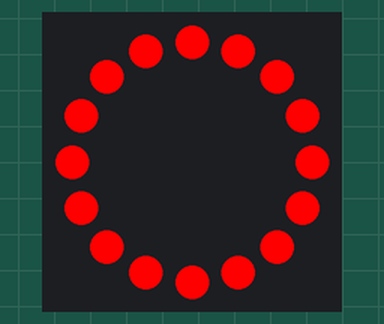
Recording of a sketch running on a simulated ATtiny85, built with avr-gcc and run on an emulated ATtiny85. On the bench: 16 RGB LEDs in a ring, first at the top, clockwise.

Above: at 0.95 s.
At 18.1 s:
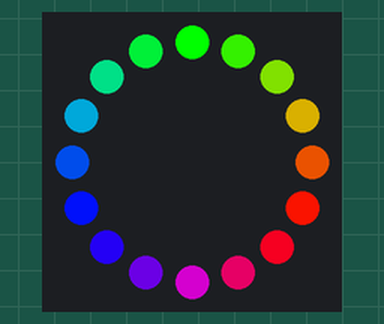
At 35.9 s:
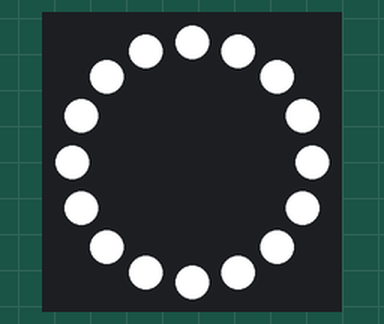

The sketch:

_2014_01_02__NeoPixel_Ring_Basic_Functions.ino
```cpp
// Requires 16 pixel NeoPixel Ring
#include <Adafruit_NeoPixel.h>
#include <avr/power.h> // Comment out this line for non-AVR boards (Arduino Due, etc.)

#define PIN 4

// Parameter 1 = number of pixels in strip
// Parameter 2 = pin number (most are valid)
// Parameter 3 = pixel type flags, add together as needed:
//   NEO_KHZ800  800 KHz bitstream (most NeoPixel products w/WS2812 LEDs)
//   NEO_KHZ400  400 KHz (classic 'v1' (not v2) FLORA pixels, WS2811 drivers)
//   NEO_GRB     Pixels are wired for GRB bitstream (most NeoPixel products)
//   NEO_RGB     Pixels are wired for RGB bitstream (v1 FLORA pixels, not v2)
Adafruit_NeoPixel strip = Adafruit_NeoPixel(16, PIN, NEO_GRB + NEO_KHZ800);

byte brightness=4;
uint32_t black=strip.Color(0, 0, 0);
uint32_t white=strip.Color(255, 255, 255);
uint32_t red=strip.Color(255, 0, 0);
uint32_t green=strip.Color(0, 255, 0);
uint32_t blue=strip.Color(0, 0, 255);
uint32_t yellow=strip.Color(255, 255, 0);
uint32_t pink=strip.Color(255,0,255);
uint32_t teal=strip.Color(0,255,255);

//uint32_t stripColors[16]={blue,blue,blue,blue,red,green,green,red,blue,blue,blue,blue,red,green,green,red};; //kludge, couldn't ever get strip.getPixelColor() to work nicely with different brightnesses
uint32_t stripColors[16]={blue,blue,black,black,black,black,black,black,red,black,black,black,black,black,black,blue}; //kludge, couldn't ever get strip.getPixelColor() to work nicely with different brightnesses
uint32_t ring1[16]={blue,red,green,pink,blue,red,green,pink,blue,red,green,pink,blue,red,green,pink};
uint32_t ring2[16]={red,green,pink,blue,red,green,pink,blue,red,green,pink,blue,red,green,pink,blue};
uint32_t ring3[16]={green,pink,blue,red,green,pink,blue,red,green,pink,blue,red,green,pink,blue,red};
uint32_t ring4[16]={pink,blue,red,green,pink,blue,red,green,pink,blue,red,green,pink,blue,red,green};
uint32_t ringBlack[16]={black,black,black,black,black,black,black,black,black,black,black,black,black,black,black};
uint32_t ringWhite[16]={white,white,white,white,white,white,white,white,white,white,white,white,white,white,white,white,};

unsigned long now=millis();
unsigned long lastUpdate=millis();
byte color=0;
boolean direction=0;

void setup() {
  #if defined (__AVR_ATtiny85__)
    if (F_CPU == 16000000) clock_prescale_set(clock_div_1);
  #endif


  strip.begin();
  //strip.setBrightness(brightness);
  strip.show(); // Initialize all pixels to 'off'
  //Serial.begin(9600);
}

void loop(){
  colorWipe(strip.Color(255, 0, 0), 50);

  fadeRingtoColor(ringBlack,20);
  delay(1000);
  fadeRingtoColor(ringWhite,20);
  delay(1000);
  rainbowStrip();
  delay(1000);
}

void colorWipe(uint32_t c, uint8_t wait) {
  for(uint16_t i=0; i<strip.numPixels(); i++) {
      strip.setPixelColor(i, c);
      strip.show();
      delay(wait);
  }
}

void tickTock(){
  now=millis();
  if(now > lastUpdate+1000){
      rotateClockwise(16,30);
      lastUpdate=now;
  }
  //Serial.println(now);
  //Serial.println(lastUpdate);
}

void fadeRingtoColor(uint32_t newRing[16],int waitTime){
  unsigned short colorDiff=1;
  while(colorDiff > 0){
    for(byte i=0;i<16;i++){
      byte increment=1;
      byte endRed=newRing[i] >> 16;
      byte endGreen=newRing[i] >> 8;
      byte endBlue=newRing[i];
      byte curRed=getBaseColor(i,0);
      byte curGreen=getBaseColor(i,1);
      byte curBlue=getBaseColor(i,2);
      if(curRed < endRed){
        curRed=curRed+int(abs(curRed-endRed)/2+1);
        //curRed++;
        colorDiff=1;
      }
      else if(curRed > endRed){
        curRed=curRed-int(abs(curRed-endRed)/2+1);
        //curRed--;
        colorDiff=1;
      }
      else{
        colorDiff=0;
      }
      if(curGreen < endGreen){
        curGreen=curGreen+int(abs(curGreen-endGreen)/2+1);
        //curGreen++;
        colorDiff=1;
      }
      else if(curGreen > endGreen){
        curGreen=curGreen-int(abs(curGreen-endGreen)/2+1);
        //curGreen--;
        colorDiff=1;
      }
      if(curBlue < endBlue){
        curBlue=curBlue+int(abs(curBlue-endBlue)/2+1);
        //curBlue++;
        colorDiff=1;
      }
      else if(curBlue > endBlue){
        curBlue=curBlue-int(abs(curBlue-endBlue)/2+1);
        //curBlue--;
        colorDiff=1;
      }
      stripColors[i]=strip.Color(curRed,curGreen,curBlue);
      updateStrip();
    }
    delay(waitTime);
  }
}

void fadePixeltoColor(byte pixel, uint32_t c,int waitTime){
  unsigned short colorDiff=1;
  byte endRed=c >> 16;
  byte endGreen=c >> 8;
  byte endBlue=c;
  while(colorDiff > 0){
    byte curRed=getBaseColor(pixel,0);
    byte curGreen=getBaseColor(pixel,1);
    byte curBlue=getBaseColor(pixel,2);
    if(curRed < endRed){
      curRed++;
      colorDiff=1;
    }
    else if(curRed > endRed){
      curRed--;
      colorDiff=1;
    }
    else{
      colorDiff=0;
    }
    if(curGreen < endGreen){
      curGreen++;
      colorDiff=1;
    }
    else if(curGreen > endGreen){
      curGreen--;
      colorDiff=1;
    }
    if(curBlue < endBlue){
      curBlue++;
      colorDiff=1;
    }
    else if(curBlue > endBlue){
      curBlue--;
      colorDiff=1;
    }
    stripColors[pixel]=strip.Color(curRed,curGreen,curBlue);
    updateStrip();
    delay(waitTime);
  }
}

void printColors(){
  //byte red=stripColors[8] >> 16;
  //byte green=stripColors[8] >> 8;
  //byte blue=stripColors[8];
  //Serial.print("R: ");
  //Serial.print(getBaseColor(8,0));
  //Serial.print("G: ");
  //Serial.print(getBaseColor(8,1));
  //Serial.print("B: ");
  //Serial.println(getBaseColor(8,2));
}

byte getBaseColor(byte pixel, byte color){
  //color:
  // 0 - RED
  // 1 - BLUE
  // 2 - GREEN
// for (i=0;i<strip.numPixels();i++) {
//      R[i]=(strip.getPixelColor(i) >> 16);
//      G[i]=(strip.getPixelColor(i) >>  8);
//      B[i]=(strip.getPixelColor(i)      );
//    }
//
  switch (color){
    case 0:
      return stripColors[pixel] >> 16;
      break;
    case 1:
      return stripColors[pixel] >> 8;
      break;
    case 2:
      return stripColors[pixel];
      break;
    default:
      return 0;
  }
}

void spindownClockwise(short numPlaces, word min_delay, float slowFactor){
  int waitTime;
  for(byte i=1;i<=numPlaces;i++){
    uint32_t tempColor=stripColors[0];
    for(byte j=0; j<16;j++){
        stripColors[j]=stripColors[(j+1) % 16];
    }
    stripColors[15]=tempColor;
    updateStrip();
    float mapVal=2.0*(i/(numPlaces-1.0))-1.0;
    waitTime=min_delay*(slowFactor-1)*pow(mapVal,2)+min_delay;
    delay(waitTime);
  }
}

void spindownCClockwise(short numPlaces, word min_delay, float slowFactor){
  int waitTime;
  for(byte i=1;i<=numPlaces;i++){
    uint32_t tempColor=stripColors[15];
    for(int j=16; j>0;j--){
        stripColors[j]=stripColors[(j-1) % 16];
    }
    stripColors[0]=tempColor;
    updateStrip();
    float mapVal=2.0*(i/(numPlaces-1.0))-1.0;
    waitTime=min_delay*(slowFactor-1)*pow(mapVal,2)+min_delay;
    delay(waitTime);
  }
}

void fill(uint32_t c, byte startPixel, byte numPixels){
    for(short i=0;i<numPixels;i++){
      stripColors[(i+startPixel) % 16]=c;
    }
    updateStrip();
}

void brightnessUp(byte newBrightness, short waitTime){
  for(byte i=brightness;i<newBrightness;i++){
    strip.setBrightness(i);
    strip.show();
    delay(waitTime);
  }
  brightness=newBrightness;
}

void brightnessDown(byte newBrightness, short waitTime){
  for(byte i=brightness;i>newBrightness;i--){
    strip.setBrightness(i);
    strip.show();
    delay(waitTime);
  }
  brightness=newBrightness;
}


void swap(byte pixelA, byte pixelB){
  uint32_t tempC=stripColors[pixelA];
  stripColors[pixelA]=stripColors[pixelB];
  stripColors[pixelB]=tempC;
  updateStrip();
}

void rotateClockwise(byte numPlaces, word waitTime){
  for(byte i=1;i<=numPlaces;i++){
    uint32_t tempColor=stripColors[0];
    for(byte j=0; j<16;j++){
        stripColors[j]=stripColors[(j+1) % 16];
    }
    stripColors[15]=tempColor;
    updateStrip();
    delay(waitTime);
  }
}

void rotateCClockwise(byte numPlaces, word waitTime){
  for(byte i=1;i<=numPlaces;i++){
    uint32_t tempColor=stripColors[15];
    for(int j=16; j>0;j--){
        stripColors[j]=stripColors[(j-1) % 16];
    }
    stripColors[0]=tempColor;
    updateStrip();
    delay(waitTime);
  }
}

void fillClockwise(uint32_t c, int startPixel, word waitTime){
  for(int i=16; i>0;i--){
    stripColors[(startPixel+i) % 16]=c;
    updateStrip();
    delay(waitTime);
  }
}

void fillCClockwise(uint32_t c, int startPixel, word waitTime){
  for(int i=0; i<16;i++){
    stripColors[(startPixel+i) % 16]=c;
    updateStrip();
    delay(waitTime);
  }
}

//-- good functions


void setStripColor(uint32_t c){
  for(byte i=0; i<16;i++){
    stripColors[i]=c;
  }
  updateStrip();
}

void updatePixel(uint32_t c, byte numPixel){
      stripColors[numPixel]=c;
      updateStrip();
}

void updateStrip(){
  for(int i=0;i<16;i++){
    strip.setPixelColor(i,stripColors[i]);
  }
  strip.show();
}

void rainbowStrip() {
  uint16_t i, j;
  for(j=0; j<256; j++) { // 5 cycles of all colors on wheel
    //for(i=0; i< strip.numPixels(); i++) {
for(i=0; i< strip.numPixels(); i++) {
      stripColors[i]=Wheel(((i * 256 / strip.numPixels()) + j) & 255);
    }
  }
  updateStrip();
}

void rainbowCycle(uint8_t wait) {
  uint16_t i, j;
  for(j=0; j<256*5; j++) { // 5 cycles of all colors on wheel
    for(i=0; i< strip.numPixels(); i++) {
      stripColors[i]=Wheel(((i * 256 / strip.numPixels()) + j) & 255);
    }
    updateStrip();
    delay(wait);
  }
}

// Input a value 0 to 255 to get a color value.
// The colours are a transition r - g - b - back to r.
uint32_t Wheel(byte WheelPos) {
  if(WheelPos < 85) {
   return strip.Color(WheelPos * 3, 255 - WheelPos * 3, 0);
  } else if(WheelPos < 170) {
   WheelPos -= 85;
   return strip.Color(255 - WheelPos * 3, 0, WheelPos * 3);
  } else {
   WheelPos -= 170;
   return strip.Color(0, WheelPos * 3, 255 - WheelPos * 3);
  }
}
```

Measured:
- what the display in image 2 shows lasts 1.2 s, from 35.9 s to 37.1 s
